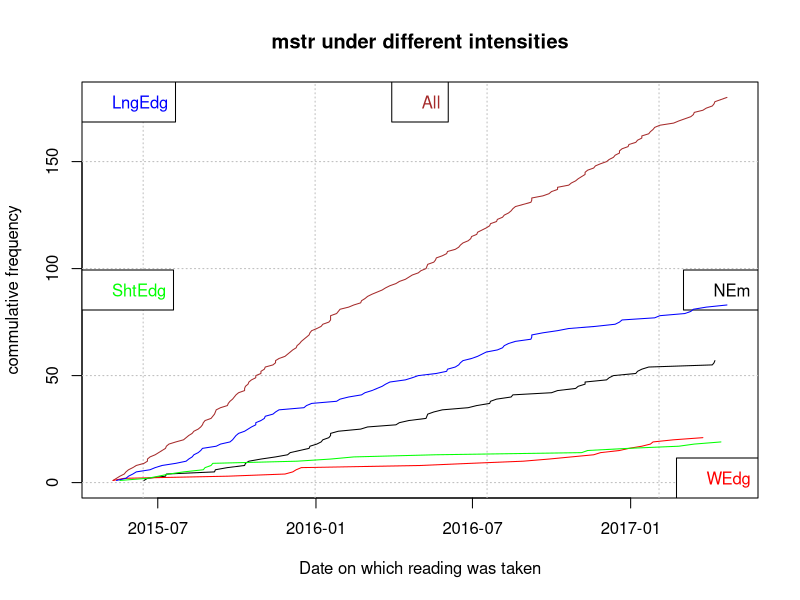

The R source for this figure:
# Author: Zaeem Yousaf
# Data taken: By himself
# Date: 21-10-2016
#-----------------------------
# this program generates graph after analysis of data0
# commulative freq of intensity over period of time
#-----------------------------
# read data  and store into mstrData
mstrData=read.table(file="data0.txt",sep='\t',comment.char='#',
header=TRUE)
#-----------------------------
# format date and store into Dates
Dates=as.Date(mstrData$date,"%d/%m/%Y")	# date header name
#-----------------------------
# make list of dates of different intensity
# store intensity 0 Dates into dates0 and so on
# there are only four intensity levels 0..3
dates0=NULL
dates1=NULL
dates2=NULL
dates3=NULL
#----------
# make list of intensities and store into Ints
Ints=mstrData$intensity		# intensity is header name
#----------
loops=length(Dates)		# loops = number of entries
for(i in 1:loops){
	pIntensity=Ints[i]	# holds intensity on particular date
	pDate=as.character(Dates[i])	# particular corresponding date
	switch(pIntensity==0,(dates0[length(dates0)+1]=pDate))
	switch(pIntensity==1,(dates1[length(dates1)+1]=pDate))
	switch(pIntensity==2,(dates2[length(dates2)+1]=pDate))
	switch(pIntensity==3,(dates3[length(dates3)+1]=pDate))
}
# print(dates0)
# date0..3 are assigned their particular dates
#-----------------------------
# Empty plot with wise ranges
# Dates are on X-axis
# commulative frequency is on Y-axis
# X-range minOfDates-7Day ... maxOfDates+7Day for good visibility purpose
# y-range 0 .. maxOfCommulative
daysList=c(length(dates0),length(dates1),length(dates2),length(dates3),length(Dates))
highFreq=max(daysList)
#---------
yinc=1
totalTics=highFreq/yinc+1
totalDays=as.integer((as.Date(max(Dates))+7)-(as.Date(min(Dates))-7))
xinc=totalDays/(totalTics-1)
#---------
# plotting
#------------ custom name
pdf(file="mstr.pdf")
plot(seq(as.Date(min(Dates))-7,as.Date(max(Dates))+7,xinc),seq(0,highFreq,yinc),type='n',
xlab="Date on which reading was taken",
ylab="commulative frequency",main="mstr under different intensities")
#---------
# drawing grid
grid(col='grey')
#---------
lines(as.Date(Dates),1:length(Dates),col="brown")
legend("top","All", text.col='brown');
lines(as.Date(dates0),1:length(dates0),col='black')
legend("right","NEm",text.col='black')	# NEmission
lines(as.Date(dates1),1:length(dates1),col='red')
legend("bottomright","WEdg",text.col='red')	# Without Edging
lines(as.Date(dates2),1:length(dates2),col='green')
legend("left","ShtEdg",text.col='green')	# Short Edging
lines(as.Date(dates3),1:length(dates3),col='blue')
legend("topleft","LngEdg",text.col='blue')	# Long Edging
dev.off()	# closing pdf to save
